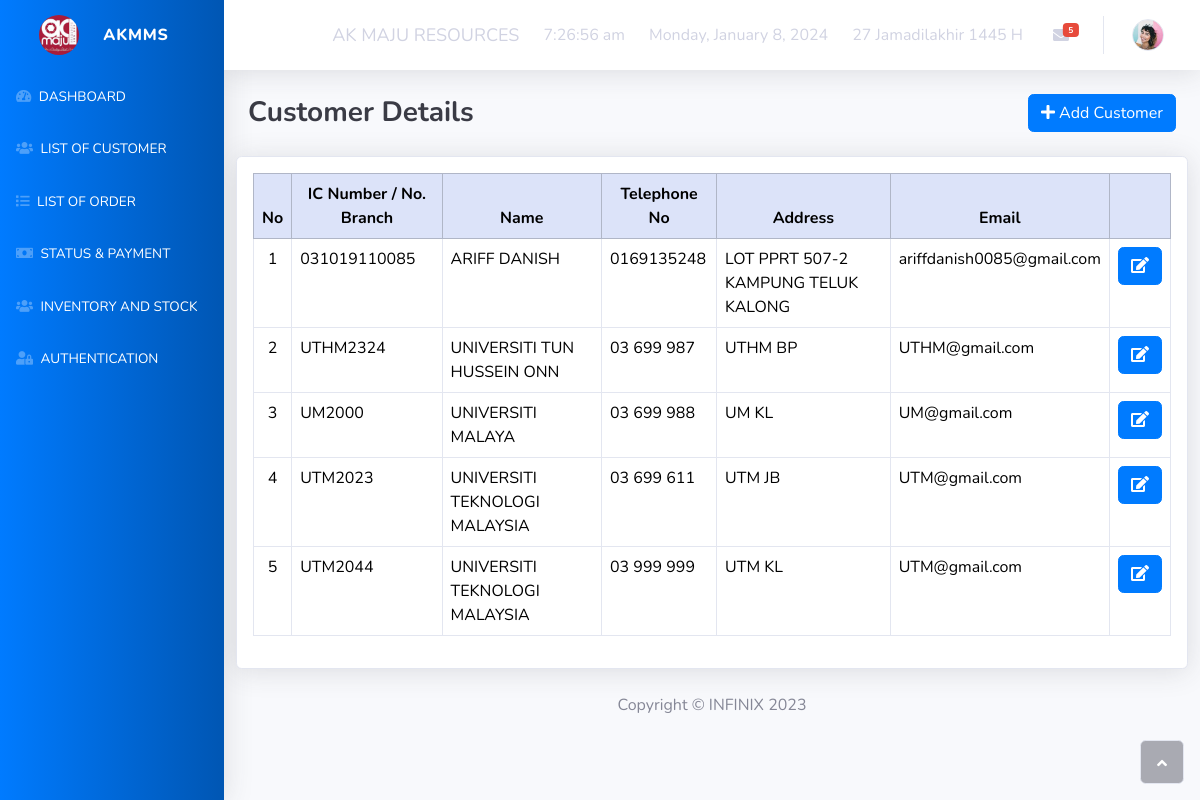
Page /customerdetails.php (signed in) on the committed database.
### tables this page shows
CREATE TABLE `tb_customer` (
  `c_id` int(11) NOT NULL,
  `c_idnum` varchar(30) NOT NULL,
  `c_name` varchar(100) NOT NULL,
  `c_phone` varchar(20) NOT NULL,
  `c_address` varchar(200) NOT NULL,
  `c_email` varchar(100) NOT NULL,
  `c_type` int(2) NOT NULL
);

### customerdetails.php (the view, shortened to what this page needs)
<?php
include 'headerNav.php';
$sql = "SELECT * FROM tb_customer";
$result = mysqli_query($con, $sql);
?>
<div class="container-fluid">
    <div class="d-sm-flex justify-content-between align-items-center mb-4">
    <h3 class="text-dark mb-0 bold-and-centered">Customer Details</h3>
        <a class="btn btn-primary" type="add" href="customerdetailsform.php"><i class="fas fa-plus"></i> Add Customer</a>
    </div>
    <div class="row mt-4">
        <div class="card shadow p-3">
            <div class="table-responsive">
                <table class="table table-hover table-bordered">
                    <thead class="table-primary text-center">
                        <tr>
                            <th scope="col">No</th>
                            <th scope="col">IC Number / No. Branch</th>
                            <th scope="col">Name</th>
                            <th scope="col">Telephone No</th>
                            <th scope="col">Address</th>
                            <th scope="col">Email</th>
                            <th scope="col"></th>
                        </tr>
                    </thead>
                    <tbody>
                        <?php
                        $count = 1;
                        while ($row = mysqli_fetch_array($result)) {
                            echo "<tr>";
                            echo "<td style='text-align: center;'>" . $count . "</td>";
                            echo "<td>" . $row['c_idnum'] . "</td>";
                            echo "<td>" . $row['c_name'] . "</td>";
                            echo "<td>" . $row['c_phone'] . "</td>";
                            echo "<td>" . $row['c_address'] . "</td>";
                            echo "<td>" . $row['c_email'] . "</td>";
                            echo "<td class='text-center'>";
                            echo "<a href='customeredit.php?id=" . $row['c_id'] . "' class='btn btn-primary'><i class='fas fa-edit'></i></a> ";
                            echo "</td>";
                            echo "</tr>";
                            $count++;
                        }
                        ?>
                    </tbody>
                </table>
            </div>
        </div>
    </div>
</div>
<?php include 'footer.php'; ?>

### header.php (style rules this page uses)
.btn-primary { background: #007bff; border-color: #007bff; }
.bold-and-centered { font-weight: bold; text-align: center; }

### rows in the picture
tb_customer: c_idnum "031019110085", c_name "ARIFF DANISH", c_phone "0169135248", c_address "LOT PPRT 507-2 KAMPUNG TELUK KALONG", c_email "ariffdanish0085@gmail.com"
tb_customer: c_idnum "UTHM2324", c_name "UNIVERSITI TUN HUSSEIN ONN", c_phone "03 699 987", c_address "UTHM BP", c_email "UTHM@gmail.com"
tb_customer: c_idnum "UM2000", c_name "UNIVERSITI MALAYA", c_phone "03 699 988", c_address "UM KL", c_email "UM@gmail.com"
tb_customer: c_idnum "UTM2023", c_name "UNIVERSITI TEKNOLOGI MALAYSIA", c_phone "03 699 611", c_address "UTM JB", c_email "UTM@gmail.com"
tb_customer: c_idnum "UTM2044", c_name "UNIVERSITI TEKNOLOGI MALAYSIA", c_phone "03 999 999", c_address "UTM KL", c_email "UTM@gmail.com"
